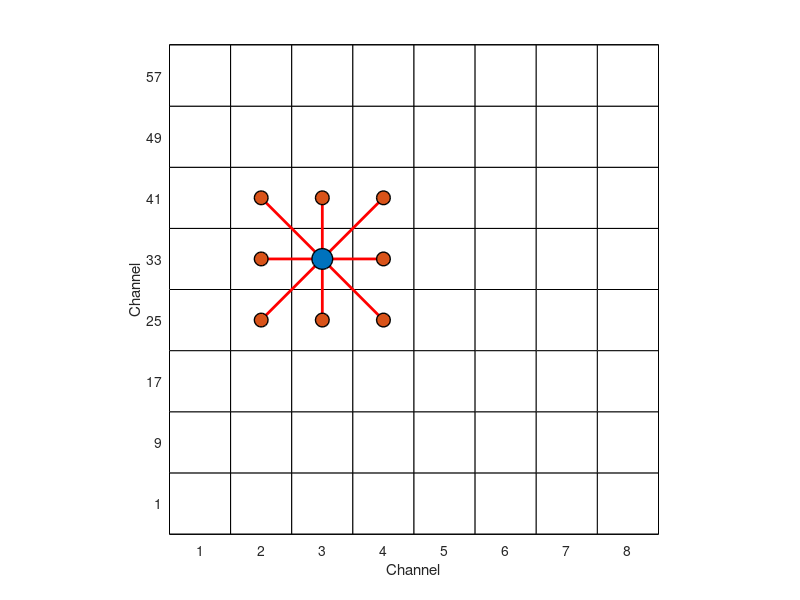

This chart was generated by the following MATLAB code:

%%
chanIdx = 35;

% Find Channels to Plot (3x3 grid around chanIdx)
gridDim = [8,8];
[ii, jj] = ind2sub(gridDim, chanIdx);

iiNew = [ii-1, ii, ii+1];
jjNew = [jj-1, jj, jj+1];

% Find index pairs
[idx2, idx1] = find(true(numel(iiNew),numel(jjNew))); 
indPairs = [reshape(iiNew(idx1), [], 1), reshape(jjNew(idx2), [], 1)];
    
% Remove invalid pairs (where there is a 0 index)
indParisIdx = (indPairs(:,1) > 0) & (indPairs(:,2) > 0) & (indPairs(:,1) <= gridDim(1)) & (indPairs(:,2) <= gridDim(2));
indPairs2 = indPairs(indParisIdx,:);

% Convert index notation to channel number
chansPlot = sort(sub2ind([8,8], indPairs2(:,1), indPairs2(:,2)), 'ascend');

[chansPlotOrig(1), chansPlotOrig(2)] = ind2sub(gridDim, chanIdx);
chansPlot = chansPlot(chansPlot~=chanIdx);

chansPlotCoord = [];
[chansPlotCoord(:,1), chansPlotCoord(:,2)] = ind2sub(gridDim, chansPlot);



%%


figure;
hold on
mapCol = gray(128);
border = 0;

layout = reshape(1:64,8,8);

for ii = 1:4
       
    % Find Lower Left corner
    chans = 1:64;
    [~,chanLLIdx] = intersect(layout,chans);
    
    % Subdivide each section into [x,y] sections. Where x and y are layout
    % dimensions.
    rowsFix = linspace(0+border,1-border,size(layout,1)+1);
    
    colsFix = linspace(0+border,1-border,size(layout,2)+1);
    
    for jj = 1:length(chanLLIdx)
        
        chanIdx = layout(chanLLIdx(jj));
        [offx, offy] = ind2sub([size(layout,1),size(layout,2)],find(layout==chanIdx));
        
        xSubPos = [rowsFix(1,1), rowsFix(1,end), rowsFix(1,end), rowsFix(1,1)  ] + offx;
        ySubPos = [colsFix(1,1), colsFix(1,1)  , colsFix(1,end), colsFix(1,end)] + offy;
        
        chanIdx2 = layout(chanLLIdx(jj));
        
        [xpos, ypos] = ind2sub([size(layout,1),size(layout,2)],find(layout==chanIdx2));
        
        colorPatch = mapCol(floor(128),:);
        
        pData  = patch( xSubPos, ySubPos, colorPatch);
        
        
        xlim([1,size(layout,1)+1])
        ylim([1,size(layout,2)+1])
        
        set(pData, 'EdgeColor', 'k')
        axis square
                
        set(gca, 'xtick', [1.5:8.5])
        set(gca, 'xticklabel', [1:8])
        
        set(gca, 'ytick', [1.5:8.5])
        set(gca, 'yticklabel', [1:8:57])
        
        xlabel('Channel')
        ylabel('Channel')
        box on
        
    end % END FOR num LL corners    
end

% figure;

for kk = 1:size(chansPlotCoord,1)
    
    xValLine = [chansPlotCoord(kk,1), chansPlotOrig(1)] + 0.5;
    yValLine = [chansPlotCoord(kk,2), chansPlotOrig(2)] + 0.5;
    
    xValMark = chansPlotCoord(kk,1) + 0.5;
    yValMark = chansPlotCoord(kk,2) + 0.5;
    
    plot(xValLine,yValLine,'-r', 'linewidth', 2)
    plot(xValMark,yValMark,'ko', 'linewidth', 1, 'markersize', 10, 'MarkerEdgeColor','k', 'markerfacecolor', [0.8500    0.3250    0.0980])
       
end

plot(chansPlotOrig(1)+0.5, chansPlotOrig(2)+0.5, 'bo', 'linewidth', 1, 'markersize', 15, 'MarkerEdgeColor','k', 'markerfacecolor', [0    0.4470    0.7410])

